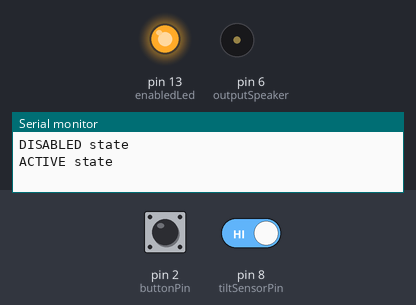
Bench run of a sketch on a simulated Arduino Uno, built with avr-gcc and run on an emulated ATmega328P. On the bench: output pins drawn as LEDs (lit = HIGH), buzzer (waves = sounding, pin HIGH), the last lines printed to the serial monitor. Inputs (shaded band) come from the test bench; at power-on: pin 2 (buttonPin) HIGH, pin 8 (tiltSensorPin) HIGH.

Above: at 1.2 s.
1.3 s: pin 2 (buttonPin) pulled LOW for 0.15 s
At 2.5 s:
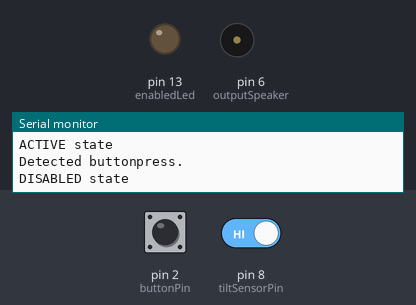
2.9 s: pin 2 (buttonPin) pulled LOW for 1 s
At 3.9 s:
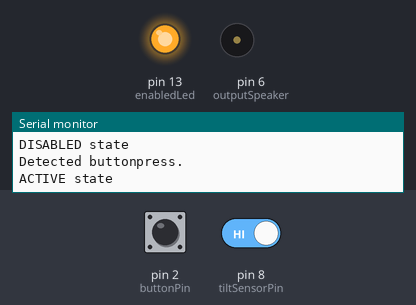
5.4 s: pin 2 (buttonPin) pulled LOW for 3.2 s
At 5.8 s:
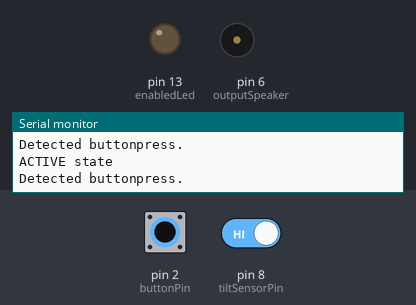
Timing chart, 0 to 8.4 s (numbered marks = the images above; inputs shaded):
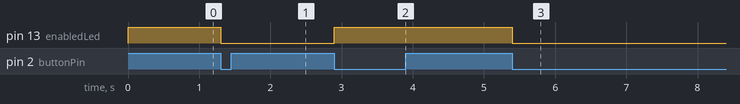

Measured:
- after the input at 1.3 s, pin 13 (enabledLed): HIGH → LOW at once
- after the input at 2.9 s, pin 13 (enabledLed): LOW → HIGH at once
- after the input at 5.4 s, pin 13 (enabledLed): HIGH → LOW at once

The sketch:

AntiBagThief.ino
```cpp
/*Report is a state because reporting may fail (wifi)*/
enum AlarmState {DISABLED, ACTIVE, REPORT, COOLDOWN};
AlarmState state;

// DISABLED
volatile bool enabled = true;
int enabledLed = 13; // led pin
int buttonPin = 2; // The on/off button pin. Must be on a pin that supports interrupts, see https://www.arduino.cc/en/Reference/attachInterrupt
unsigned long lastPressedTime;


// ACTIVE / DETECTION STATE
int tiltSensorPin = 8;
int movementSensitivity = 3; // periods before we call it movement
int periodLength = 1000; // Milliseconds per period
int triggerSensitivity = 50; // defines how many triggers need to be in a period for it to count as a movement

// REPORT STATE
int outputSpeaker = 6; // speaker pin

//COOLDOWN STATE
int outputCooldownLed = 12; // led pin

void setup() {
  // put your setup code here, to run once:
  state = DISABLED;

  Serial.begin(9600);
  pinMode(tiltSensorPin, INPUT);
  pinMode(outputSpeaker, OUTPUT);
  pinMode(enabledLed, OUTPUT);
  pinMode(buttonPin, INPUT);

  attachInterrupt(digitalPinToInterrupt(buttonPin), pushActivationButton, FALLING);
  lastPressedTime = millis();
  digitalWrite(enabledLed,HIGH);

}

void loop() {
  // put your main code here, to run repeatedly:
  switch (state) {
    case DISABLED : state = disabled(); break;
    case ACTIVE : state = active(); break;
    case REPORT : state = report(); break;
    case COOLDOWN : state = cooldown(); break;
  }

  if (!enabled) {
    state = DISABLED;
  }
}

/**
 * Disables the alarm
 * @return ACTIVE when activated again
 */
AlarmState disabled() {
  Serial.println("DISABLED state");

  while (!enabled) {
    delay(1000);
  }
  return ACTIVE;
}

/**
 * Detects movement
 * @return ACTIVE when not alarmed or REPORT when alarmed
 */
AlarmState active() {
    Serial.println("ACTIVE state");
    int successiveTriggers = 0; // defines movement seconds before alarming
    boolean alarmed = false;
    do {
        int triggersInThePeriod = measureMovement();

        if (triggersInThePeriod > triggerSensitivity) {
          successiveTriggers++;

          Serial.print("Movement detected count - ");
          Serial.print(successiveTriggers);
          Serial.print("/");
          Serial.println(movementSensitivity);

          if(successiveTriggers == movementSensitivity) {
            alarmed = true;
          }
        } else {
          successiveTriggers = 0; // start again with counting
        }
    } while (!alarmed && enabled);
  return REPORT;
}

/**
 * Reports the theft to the user
 * @return COOLDOWN when succesful, REPORT otherwise
 */
AlarmState report() {
  Serial.println("REPORT state");
  if (enabled) {
    digitalWrite(outputSpeaker, HIGH);
    delay(2500);
    digitalWrite(outputSpeaker, LOW);
  }
  return COOLDOWN;
}

/**
 * Waits 60 seconds
 * Currently unresponsive during waiting.
 * @return ACTIVE when done with waiting
 */
AlarmState cooldown() {
  Serial.println("COOLDOWN state");
  digitalWrite(outputCooldownLed, HIGH);

  for (int i = 6; i != 0; i--) {
    Serial.print(i);
    Serial.println(" seconds left until the cooldown ends");
    delay(1000);
  }
   digitalWrite(outputCooldownLed, LOW);

  return ACTIVE;
}

/**
 * Measures the amount of movement within one period
 * @return the amount of times the tilt sensor switched state within one period
 */
int measureMovement() {
  int oldTiltState = digitalRead(tiltSensorPin);
  int newTiltState = digitalRead(tiltSensorPin);
  int timesTriggered = 0;
  unsigned long startTime = millis();
  unsigned long currentTime;

  // for periodLength milliseconds:
  do {
    oldTiltState = digitalRead(tiltSensorPin);
    if (newTiltState != oldTiltState) {
      timesTriggered++;
      newTiltState = oldTiltState;
    }
    currentTime = millis();
  } while ((currentTime - startTime) < periodLength);

  return timesTriggered; // return the results

}

/**
 * Switches the enabled boolean, is triggered by an interrupt when the pushActivationButton is pushed
 */
void pushActivationButton() {
  Serial.println("Detected buttonpress.");
  if (enabled) {
    digitalWrite(enabledLed,LOW);
    enabled = false;
  } else {
    digitalWrite(enabledLed,HIGH);
    enabled = true;
  }
}
```
